Frame 1 (no input): blank canvas, image omitted
Frame 60 (the mouse pressed at the canvas centre just before this capture): blank canvas, image omitted
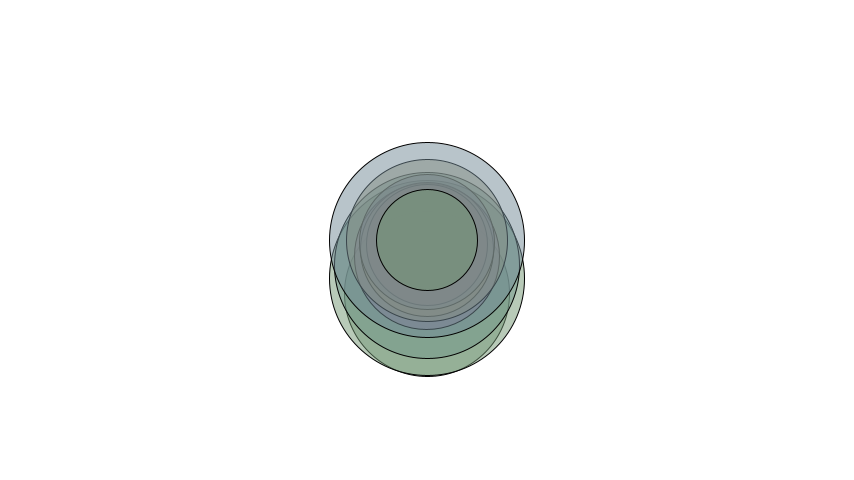
Frame 120 (the mouse held since frame 60 and released just before this capture)

The Processing sketch whose frames 1 and 60 were blank and that drew this single picture after the mouse press (run headless with seeded random() and noise(); from frame 60 on, the mouse is pressed at the canvas centre):

// Processing sketch: DropCircle_160607a
// ── DropCircle_160607a.pde
class DropCircle{
  float x , y;
  float speed;
  int beginTime;
  float radius;
  int clr;
  DropCircle(){
    speed = 0;
    beginTime = frameCount;
    x = mouseX; y = mouseY;
    radius = random(100 , 200);
    clr = (int)random(360);
  }
  void update_and_drawMe(){
   speed = pow((frameCount - beginTime) , 2) * 0.001;
   y += speed;
   if(y - radius > height)y = -radius;
   drawMe();
  }
  void drawMe(){
    fill(clr , 60 , 150 , 128);
    ellipse(x , y , radius , radius);
  }
}

DropCircle[] dc = {};

void setup(){
 colorMode(HSB);
 size(854 , 480);
 frameRate(60);
}

void draw(){
  if(mousePressed == true && frameCount % 6 == 0)dc = (DropCircle[])append(dc , (new DropCircle()));
  background(255);
  for(int i = 0; i < dc.length; i++) dc[i].update_and_drawMe();
}
